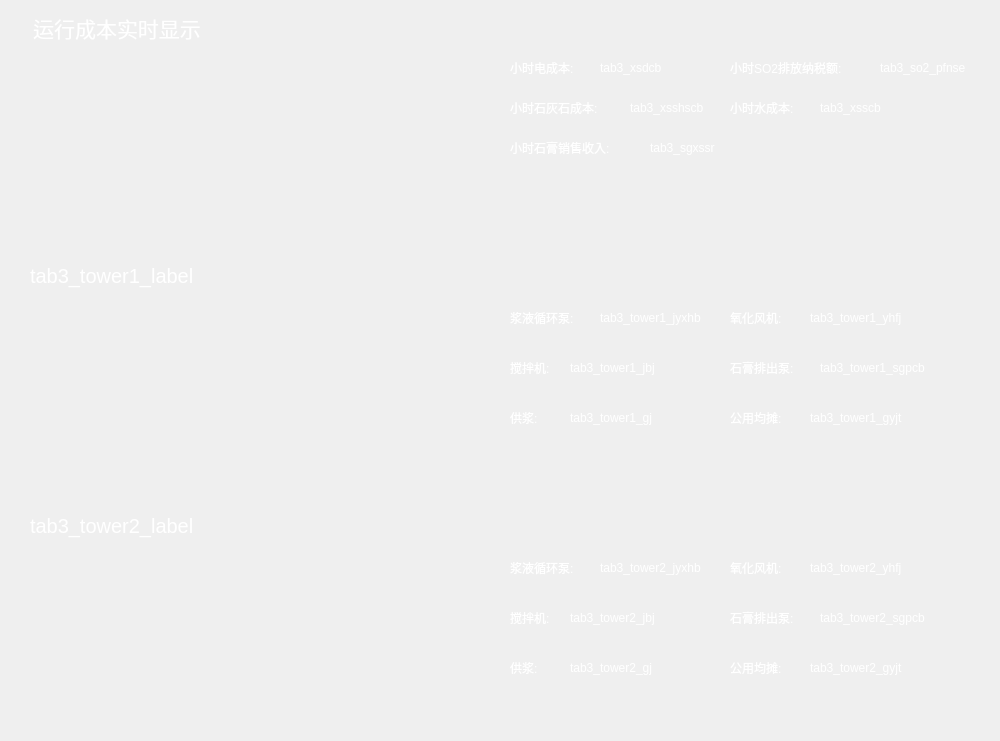
   <widget class="QFrame" name="tab3_content">
    <property name="geometry">
     <rect>
      <x>630</x>
      <y>160</y>
      <width>1000</width>
      <height>741</height>
     </rect>
    </property>
    <property name="styleSheet">
     <string notr="true">border: none;</string>
    </property>
    <property name="frameShape">
     <enum>QFrame::StyledPanel</enum>
    </property>
    <property name="frameShadow">
     <enum>QFrame::Raised</enum>
    </property>
    <widget class="QGroupBox" name="groupBox_3">
     <property name="geometry">
      <rect>
       <x>30</x>
       <y>10</y>
       <width>951</width>
       <height>230</height>
      </rect>
     </property>
     <property name="font">
      <font>
       <pointsize>16</pointsize>
      </font>
     </property>
     <property name="styleSheet">
      <string notr="true">color:white;
</string>
     </property>
     <property name="title">
      <string>运行成本实时显示</string>
     </property>
     <widget class="QWidget" name="horizontalLayoutWidget">
      <property name="geometry">
       <rect>
        <x>0</x>
        <y>40</y>
        <width>461</width>
        <height>171</height>
       </rect>
      </property>
      <layout class="QHBoxLayout" name="ph1_chart"/>
     </widget>
     <widget class="QLabel" name="label_18">
      <property name="geometry">
       <rect>
        <x>480</x>
        <y>50</y>
        <width>81</width>
        <height>16</height>
       </rect>
      </property>
      <property name="text">
       <string>小时电成本:</string>
      </property>
     </widget>
     <widget class="QLabel" name="label_20">
      <property name="geometry">
       <rect>
        <x>480</x>
        <y>90</y>
        <width>121</width>
        <height>16</height>
       </rect>
      </property>
      <property name="text">
       <string>小时石灰石成本:</string>
      </property>
     </widget>
     <widget class="QLabel" name="label_27">
      <property name="geometry">
       <rect>
        <x>480</x>
        <y>130</y>
        <width>131</width>
        <height>16</height>
       </rect>
      </property>
      <property name="text">
       <string>小时石膏销售收入:</string>
      </property>
     </widget>
     <widget class="QLabel" name="label_21">
      <property name="geometry">
       <rect>
        <x>700</x>
        <y>50</y>
        <width>141</width>
        <height>16</height>
       </rect>
      </property>
      <property name="text">
       <string>小时SO2排放纳税额:</string>
      </property>
     </widget>
     <widget class="QLabel" name="label_19">
      <property name="geometry">
       <rect>
        <x>700</x>
        <y>90</y>
        <width>81</width>
        <height>16</height>
       </rect>
      </property>
      <property name="text">
       <string>小时水成本:</string>
      </property>
     </widget>
     <widget class="QLabel" name="tab3_xsdcb">
      <property name="geometry">
       <rect>
        <x>570</x>
        <y>50</y>
        <width>81</width>
        <height>16</height>
       </rect>
      </property>
      <property name="text">
       <string>tab3_xsdcb</string>
      </property>
     </widget>
     <widget class="QLabel" name="tab3_so2_pfnse">
      <property name="geometry">
       <rect>
        <x>850</x>
        <y>50</y>
        <width>111</width>
        <height>16</height>
       </rect>
      </property>
      <property name="text">
       <string>tab3_so2_pfnse</string>
      </property>
     </widget>
     <widget class="QLabel" name="tab3_xsshscb">
      <property name="geometry">
       <rect>
        <x>600</x>
        <y>90</y>
        <width>91</width>
        <height>16</height>
       </rect>
      </property>
      <property name="text">
       <string>tab3_xsshscb</string>
      </property>
     </widget>
     <widget class="QLabel" name="tab3_xsscb">
      <property name="geometry">
       <rect>
        <x>790</x>
        <y>90</y>
        <width>81</width>
        <height>16</height>
       </rect>
      </property>
      <property name="text">
       <string>tab3_xsscb</string>
      </property>
     </widget>
     <widget class="QLabel" name="tab3_sgxssr">
      <property name="geometry">
       <rect>
        <x>620</x>
        <y>130</y>
        <width>81</width>
        <height>16</height>
       </rect>
      </property>
      <property name="text">
       <string>tab3_sgxssr</string>
      </property>
     </widget>
    </widget>
    <widget class="QGroupBox" name="groupBox_4">
     <property name="geometry">
      <rect>
       <x>30</x>
       <y>260</y>
       <width>951</width>
       <height>230</height>
      </rect>
     </property>
     <property name="font">
      <font>
       <pointsize>16</pointsize>
      </font>
     </property>
     <property name="styleSheet">
      <string notr="true">color:white;</string>
     </property>
     <property name="title">
      <string/>
     </property>
     <widget class="QWidget" name="horizontalLayoutWidget_2">
      <property name="geometry">
       <rect>
        <x>0</x>
        <y>40</y>
        <width>461</width>
        <height>171</height>
       </rect>
      </property>
      <layout class="QHBoxLayout" name="ph2_chart"/>
     </widget>
     <widget class="QFrame" name="frame_5">
      <property name="geometry">
       <rect>
        <x>520</x>
        <y>40</y>
        <width>461</width>
        <height>61</height>
       </rect>
      </property>
      <property name="frameShape">
       <enum>QFrame::StyledPanel</enum>
      </property>
      <property name="frameShadow">
       <enum>QFrame::Raised</enum>
      </property>
      <widget class="QLabel" name="label_65">
       <property name="geometry">
        <rect>
         <x>180</x>
         <y>10</y>
         <width>81</width>
         <height>16</height>
        </rect>
       </property>
       <property name="text">
        <string>氧化风机:</string>
       </property>
      </widget>
      <widget class="QLabel" name="tab3_tower1_jyxhb">
       <property name="geometry">
        <rect>
         <x>50</x>
         <y>10</y>
         <width>121</width>
         <height>16</height>
        </rect>
       </property>
       <property name="text">
        <string>tab3_tower1_jyxhb</string>
       </property>
      </widget>
      <widget class="QLabel" name="tab3_tower1_yhfj">
       <property name="geometry">
        <rect>
         <x>260</x>
         <y>10</y>
         <width>121</width>
         <height>16</height>
        </rect>
       </property>
       <property name="text">
        <string>tab3_tower1_yhfj</string>
       </property>
      </widget>
     </widget>
     <widget class="QLabel" name="label_64">
      <property name="geometry">
       <rect>
        <x>480</x>
        <y>50</y>
        <width>81</width>
        <height>16</height>
       </rect>
      </property>
      <property name="text">
       <string>浆液循环泵:</string>
      </property>
     </widget>
     <widget class="QLabel" name="label_66">
      <property name="geometry">
       <rect>
        <x>480</x>
        <y>100</y>
        <width>81</width>
        <height>16</height>
       </rect>
      </property>
      <property name="text">
       <string>搅拌机:</string>
      </property>
     </widget>
     <widget class="QLabel" name="label_67">
      <property name="geometry">
       <rect>
        <x>700</x>
        <y>100</y>
        <width>81</width>
        <height>16</height>
       </rect>
      </property>
      <property name="text">
       <string>石膏排出泵:</string>
      </property>
     </widget>
     <widget class="QLabel" name="label_68">
      <property name="geometry">
       <rect>
        <x>480</x>
        <y>150</y>
        <width>81</width>
        <height>16</height>
       </rect>
      </property>
      <property name="text">
       <string>供浆:</string>
      </property>
     </widget>
     <widget class="QLabel" name="label_69">
      <property name="geometry">
       <rect>
        <x>700</x>
        <y>150</y>
        <width>81</width>
        <height>16</height>
       </rect>
      </property>
      <property name="text">
       <string>公用均摊:</string>
      </property>
     </widget>
     <widget class="QLabel" name="tab3_tower1_jbj">
      <property name="geometry">
       <rect>
        <x>540</x>
        <y>100</y>
        <width>111</width>
        <height>16</height>
       </rect>
      </property>
      <property name="text">
       <string>tab3_tower1_jbj</string>
      </property>
     </widget>
     <widget class="QLabel" name="tab3_tower1_gj">
      <property name="geometry">
       <rect>
        <x>540</x>
        <y>150</y>
        <width>121</width>
        <height>16</height>
       </rect>
      </property>
      <property name="text">
       <string>tab3_tower1_gj</string>
      </property>
     </widget>
     <widget class="QLabel" name="tab3_tower1_sgpcb">
      <property name="geometry">
       <rect>
        <x>790</x>
        <y>100</y>
        <width>131</width>
        <height>16</height>
       </rect>
      </property>
      <property name="text">
       <string>tab3_tower1_sgpcb</string>
      </property>
     </widget>
     <widget class="QLabel" name="tab3_tower1_gyjt">
      <property name="geometry">
       <rect>
        <x>780</x>
        <y>150</y>
        <width>121</width>
        <height>16</height>
       </rect>
      </property>
      <property name="text">
       <string>tab3_tower1_gyjt</string>
      </property>
     </widget>
     <widget class="QLabel" name="tab3_tower1_label">
      <property name="geometry">
       <rect>
        <x>0</x>
        <y>0</y>
        <width>211</width>
        <height>31</height>
       </rect>
      </property>
      <property name="styleSheet">
       <string notr="true">font-size: 20px;</string>
      </property>
      <property name="text">
       <string>tab3_tower1_label</string>
      </property>
     </widget>
    </widget>
    <widget class="QGroupBox" name="groupBox_5">
     <property name="geometry">
      <rect>
       <x>30</x>
       <y>510</y>
       <width>951</width>
       <height>230</height>
      </rect>
     </property>
     <property name="font">
      <font>
       <pointsize>16</pointsize>
      </font>
     </property>
     <property name="styleSheet">
      <string notr="true">color:white;</string>
     </property>
     <property name="title">
      <string/>
     </property>
     <widget class="QWidget" name="horizontalLayoutWidget_3">
      <property name="geometry">
       <rect>
        <x>0</x>
        <y>40</y>
        <width>461</width>
        <height>171</height>
       </rect>
      </property>
      <layout class="QHBoxLayout" name="so2_chart"/>
     </widget>
     <widget class="QLabel" name="label_70">
      <property name="geometry">
       <rect>
        <x>480</x>
        <y>50</y>
        <width>81</width>
        <height>16</height>
       </rect>
      </property>
      <property name="text">
       <string>浆液循环泵:</string>
      </property>
     </widget>
     <widget class="QLabel" name="label_72">
      <property name="geometry">
       <rect>
        <x>480</x>
        <y>100</y>
        <width>81</width>
        <height>16</height>
       </rect>
      </property>
      <property name="text">
       <string>搅拌机:</string>
      </property>
     </widget>
     <widget class="QLabel" name="label_73">
      <property name="geometry">
       <rect>
        <x>700</x>
        <y>100</y>
        <width>91</width>
        <height>16</height>
       </rect>
      </property>
      <property name="text">
       <string>石膏排出泵:</string>
      </property>
     </widget>
     <widget class="QLabel" name="label_74">
      <property name="geometry">
       <rect>
        <x>480</x>
        <y>150</y>
        <width>81</width>
        <height>16</height>
       </rect>
      </property>
      <property name="text">
       <string>供浆:</string>
      </property>
     </widget>
     <widget class="QLabel" name="label_75">
      <property name="geometry">
       <rect>
        <x>700</x>
        <y>150</y>
        <width>81</width>
        <height>16</height>
       </rect>
      </property>
      <property name="text">
       <string>公用均摊:</string>
      </property>
     </widget>
     <widget class="QLabel" name="tab3_tower2_jyxhb">
      <property name="geometry">
       <rect>
        <x>570</x>
        <y>50</y>
        <width>111</width>
        <height>16</height>
       </rect>
      </property>
      <property name="text">
       <string>tab3_tower2_jyxhb</string>
      </property>
     </widget>
     <widget class="QLabel" name="label_71">
      <property name="geometry">
       <rect>
        <x>700</x>
        <y>50</y>
        <width>81</width>
        <height>16</height>
       </rect>
      </property>
      <property name="text">
       <string>氧化风机:</string>
      </property>
     </widget>
     <widget class="QLabel" name="tab3_tower2_yhfj">
      <property name="geometry">
       <rect>
        <x>780</x>
        <y>50</y>
        <width>121</width>
        <height>16</height>
       </rect>
      </property>
      <property name="text">
       <string>tab3_tower2_yhfj</string>
      </property>
     </widget>
     <widget class="QLabel" name="tab3_tower2_jbj">
      <property name="geometry">
       <rect>
        <x>540</x>
        <y>100</y>
        <width>121</width>
        <height>16</height>
       </rect>
      </property>
      <property name="text">
       <string>tab3_tower2_jbj</string>
      </property>
     </widget>
     <widget class="QLabel" name="tab3_tower2_sgpcb">
      <property name="geometry">
       <rect>
        <x>790</x>
        <y>100</y>
        <width>141</width>
        <height>16</height>
       </rect>
      </property>
      <property name="text">
       <string>tab3_tower2_sgpcb</string>
      </property>
     </widget>
     <widget class="QLabel" name="tab3_tower2_gj">
      <property name="geometry">
       <rect>
        <x>540</x>
        <y>150</y>
        <width>121</width>
        <height>16</height>
       </rect>
      </property>
      <property name="text">
       <string>tab3_tower2_gj</string>
      </property>
     </widget>
     <widget class="QLabel" name="tab3_tower2_gyjt">
      <property name="geometry">
       <rect>
        <x>780</x>
        <y>150</y>
        <width>131</width>
        <height>16</height>
       </rect>
      </property>
      <property name="text">
       <string>tab3_tower2_gyjt</string>
      </property>
     </widget>
     <widget class="QLabel" name="tab3_tower2_label">
      <property name="geometry">
       <rect>
        <x>0</x>
        <y>0</y>
        <width>221</width>
        <height>31</height>
       </rect>
      </property>
      <property name="styleSheet">
       <string notr="true">font-size: 20px;</string>
      </property>
      <property name="text">
       <string>tab3_tower2_label</string>
      </property>
     </widget>
    </widget>
   </widget>
